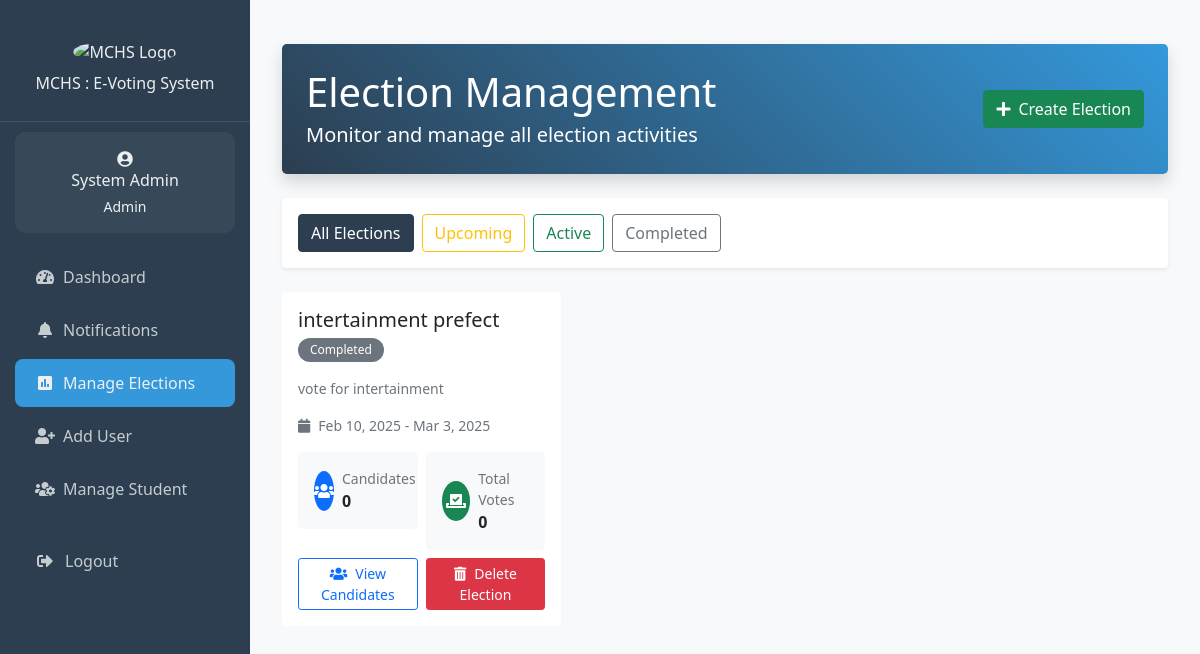
Page /admin/manage_elections.php (signed in) on the earlier database version.
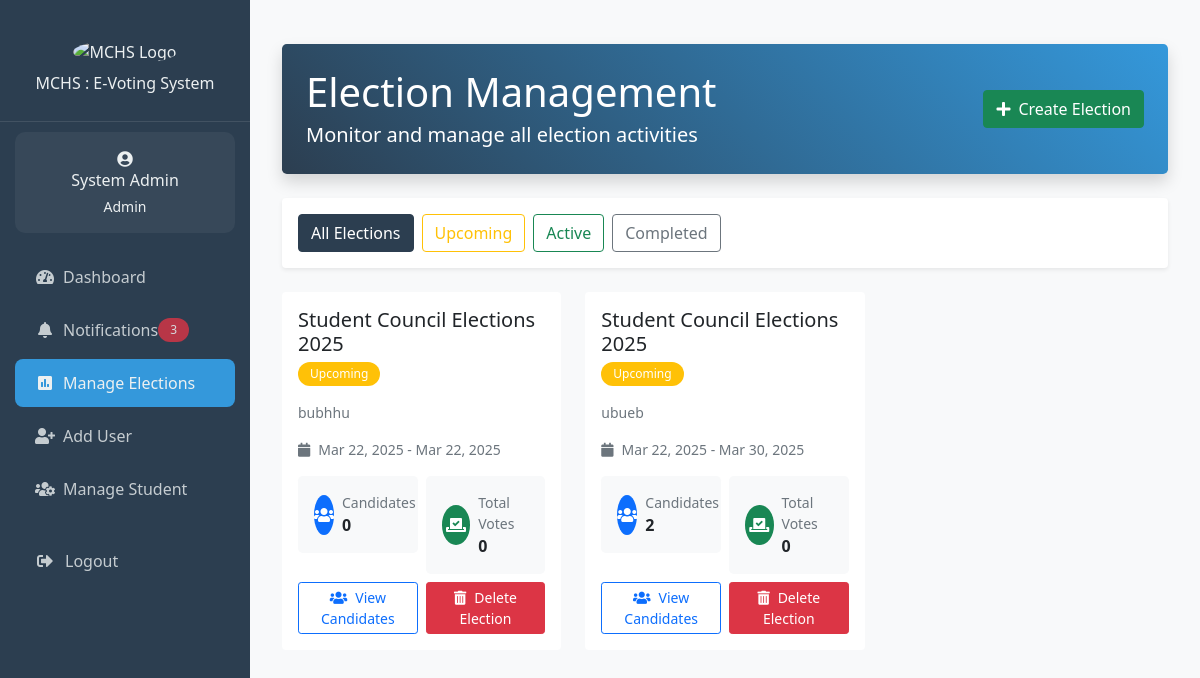
Same page on the later database version.
### tables this page shows
CREATE TABLE IF NOT EXISTS `elections` (
  `id` int NOT NULL AUTO_INCREMENT,
  `title` varchar(255) NOT NULL,
  `description` text,
  `branch` varchar(50) NOT NULL,
  `start_date` datetime NOT NULL,
  `end_date` datetime NOT NULL,
  `status` enum('upcoming','active','completed') DEFAULT 'upcoming',
  `created_by` int NOT NULL,
  `created_at` timestamp NULL DEFAULT CURRENT_TIMESTAMP,
  `updated_at` timestamp NULL DEFAULT CURRENT_TIMESTAMP ON UPDATE CURRENT_TIMESTAMP,
  `manual_status` tinyint(1) DEFAULT '0',
  PRIMARY KEY (`id`),
  UNIQUE KEY `unique_election` (`title`,`start_date`,`end_date`),
  KEY `created_by` (`created_by`)
);

### includes/notifications.php (called while the page is built, shortened)
<?php
if (!function_exists('get_unread_notifications_count')) {
    function get_unread_notifications_count($conn, $user_id = null) {
        try {
            $sql = "SELECT COUNT(*) FROM notifications WHERE is_read = FALSE";
            $params = [];
            $stmt = $conn->prepare($sql);
            $stmt->execute($params);
            return (int) $stmt->fetchColumn();
        } catch (PDOException $e) {
            error_log("Error getting unread notifications count: " . $e->getMessage());
            return 0;
        }
    }
}

### admin/manage_elections.php (the view, shortened to what the changed rows need)
<?php
require_once '../includes/header.php';
$stmt = $conn->prepare("
    SELECT
        e.*,
        COUNT(DISTINCT v.id) as total_votes,
        (
            SELECT COUNT(*)
            FROM nominations n
            WHERE n.election_id = e.id
            AND n.status = 'approved'
        ) as approved_candidates,
        (
            SELECT COUNT(*)
            FROM nominations n
            WHERE n.election_id = e.id
            AND n.status = 'pending'
        ) as pending_candidates,
        (
            SELECT COUNT(DISTINCT voter_id)
            FROM votes
            WHERE election_id = e.id
        ) as participating_students,
        CASE
            WHEN NOW() BETWEEN e.start_date AND e.end_date THEN 'active'
            WHEN NOW() > e.end_date THEN 'completed'
            ELSE 'upcoming'
        END as display_status
    FROM elections e
    LEFT JOIN votes v ON e.id = v.election_id
    GROUP BY e.id
    ORDER BY e.start_date ASC
");
$stmt->execute();
$elections = $stmt->fetchAll();
?>
<!DOCTYPE html>
<html lang="en">
<head>
</head>
<body>
    <div class="container-fluid py-4">
        <div class="row mb-4">
            <div class="col-12">
                <div class="bg-gradient-primary text-white p-4 rounded-3 shadow">
                    <div class="d-flex justify-content-between align-items-center">
                        <div>
                            <h2 class="display-6 mb-1">Election Management</h2>
                        </div>
                    </div>
                </div>
            </div>
        </div>
        <div class="row g-4">
            <?php foreach ($elections as $election): ?>
            <div class="col-12 col-md-6 col-xl-4 election-card" data-status="<?php echo $election['display_status']; ?>">
                <div class="card h-100 border-0 shadow-hover">
                    <div class="card-body">
                        <div class="d-flex justify-content-between align-items-start mb-3">
                            <div>
                                <h5 class="card-title mb-1"><?php echo htmlspecialchars($election['title']); ?></h5>
                                <span class="badge bg-<?php echo match($election['display_status']) {
                                    'active' => 'success',
                                    'completed' => 'secondary',
                                    default => 'warning'
                                }; ?> rounded-pill">
                                    <?php echo ucfirst($election['display_status']); ?>
                                </span>
                            </div>
                        </div>
                        <p class="card-text text-muted small mb-3">
                            <?php echo htmlspecialchars($election['description']); ?>
                        </p>
                        <div class="d-flex align-items-center text-muted small mb-3">
                            <i class="fas fa-calendar me-2"></i>
                            <span>
                                <?php echo date('M j, Y', strtotime($election['start_date'])); ?> -
                                <?php echo date('M j, Y', strtotime($election['end_date'])); ?>
                            </span>
                        </div>
                        <div class="row g-2">
                            <div class="col-6">
                                <div class="bg-light rounded-3 p-3">
                                    <div class="d-flex align-items-center">
                                        <div class="icon-box bg-primary text-white rounded-circle me-2">
                                            <i class="fas fa-users"></i>
                                        </div>
                                        <div>
                                            <div class="small text-muted">Candidates</div>
                                            <div class="fw-bold">
                                                <?php echo $election['approved_candidates']; ?>
                                            </div>
                                        </div>
                                    </div>
                                </div>
                            </div>
                            <div class="col-6">
                                <div class="bg-light rounded-3 p-3">
                                    <div class="d-flex align-items-center">
                                        <div class="icon-box bg-success text-white rounded-circle me-2">
                                            <i class="fas fa-vote-yea"></i>
                                        </div>
                                        <div>
                                            <div class="small text-muted">Total Votes</div>
                                            <div class="fw-bold"><?php echo number_format($election['total_votes'] ?? 0); ?></div>
                                        </div>
                                    </div>
                                </div>
                            </div>
                            <div class="col-6">
                                <a href="view_election.php?election_id=<?php echo $election['id']; ?>" class="btn btn-outline-primary btn-sm w-100">
                                    <i class="fas fa-users me-2"></i>View Candidates
                                </a>
                            </div>
                            <div class="col-6">
                                <form method="POST" class="d-inline" onsubmit="return confirm('Are you sure you want to delete this election? This action cannot be undone.');">
                                    <button type="submit" name="delete_election" class="btn btn-danger btn-sm w-100">
                                        <i class="fas fa-trash-alt me-2"></i>Delete Election
                                    </button>
                                </form>
                            </div>
                        </div>
                    </div>
                </div>
            </div>
            <?php endforeach; ?>
        </div>
    </div>
</body>
</html>
<?php require_once '../includes/footer.php'; ?>

### includes/sidebar-content.php (shortened to what the changed rows need)
<?php if (isset($user)): ?>
  <ul class="nav-menu">
    <?php if ($user['role'] === 'admin'): ?>
      <li class="nav-item">
        <a class="nav-link <?php echo $current_page === 'notifications.php' ? 'active' : ''; ?>"
           href="/e_voting_system/admin/notifications.php">
          <i class="fas fa-bell me-2"></i>Notifications
          <?php
          $unread_count = get_unread_notifications_count($conn);
          if ($unread_count > 0):
          ?>
            <span class="badge bg-danger rounded-pill">
              <?php echo $unread_count; ?>
            </span>
          <?php endif; ?>
        </a>
      </li>
    <?php endif; ?>
  </ul>
<?php endif; ?>

Differences in the rows shown:
removed elections: title "intertainment prefect", display_status "Completed", description "vote for intertainment", start_date "Feb 10, 2025", end_date "Mar 3, 2025", approved_candidates "0", total_votes "0"
added elections: title "Student Council Elections 2025", display_status "Upcoming", description "bubhhu", start_date "Mar 22, 2025", end_date "Mar 22, 2025", approved_candidates "0", total_votes "0"
added elections: title "Student Council Elections 2025", display_status "Upcoming", description "ubueb", start_date "Mar 22, 2025", end_date "Mar 30, 2025", approved_candidates "2", total_votes "0"
Other differences:
$unread_count: (not shown) → "3"
